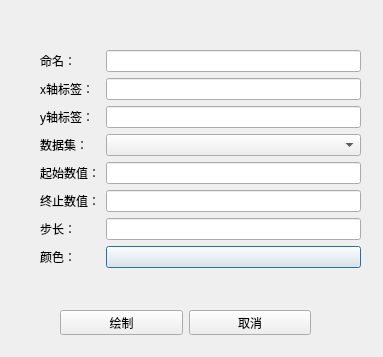
<?xml version="1.0" encoding="UTF-8"?>
<ui version="4.0">
 <class>Dialog</class>
 <widget class="QDialog" name="Dialog">
  <property name="geometry">
   <rect>
    <x>0</x>
    <y>0</y>
    <width>383</width>
    <height>357</height>
   </rect>
  </property>
  <property name="windowTitle">
   <string>Dialog</string>
  </property>
  <widget class="QWidget" name="">
   <property name="geometry">
    <rect>
     <x>40</x>
     <y>50</y>
     <width>321</width>
     <height>221</height>
    </rect>
   </property>
   <layout class="QFormLayout" name="formLayout">
    <item row="0" column="0">
     <widget class="QLabel" name="label">
      <property name="text">
       <string>命名：</string>
      </property>
     </widget>
    </item>
    <item row="0" column="1">
     <widget class="QLineEdit" name="lineEdit"/>
    </item>
    <item row="1" column="0">
     <widget class="QLabel" name="label_2">
      <property name="text">
       <string>x轴标签：</string>
      </property>
     </widget>
    </item>
    <item row="1" column="1">
     <widget class="QLineEdit" name="lineEdit_2"/>
    </item>
    <item row="2" column="0">
     <widget class="QLabel" name="label_3">
      <property name="text">
       <string>y轴标签：</string>
      </property>
     </widget>
    </item>
    <item row="2" column="1">
     <widget class="QLineEdit" name="lineEdit_3"/>
    </item>
    <item row="3" column="0">
     <widget class="QLabel" name="label_4">
      <property name="text">
       <string>数据集：</string>
      </property>
     </widget>
    </item>
    <item row="3" column="1">
     <widget class="QComboBox" name="comboBox"/>
    </item>
    <item row="4" column="0">
     <widget class="QLabel" name="label_5">
      <property name="text">
       <string>起始数值：</string>
      </property>
     </widget>
    </item>
    <item row="4" column="1">
     <widget class="QLineEdit" name="lineEdit_4"/>
    </item>
    <item row="5" column="0">
     <widget class="QLabel" name="label_6">
      <property name="text">
       <string>终止数值：</string>
      </property>
     </widget>
    </item>
    <item row="5" column="1">
     <widget class="QLineEdit" name="lineEdit_5"/>
    </item>
    <item row="6" column="0">
     <widget class="QLabel" name="label_7">
      <property name="text">
       <string>步长：</string>
      </property>
     </widget>
    </item>
    <item row="6" column="1">
     <widget class="QLineEdit" name="lineEdit_6"/>
    </item>
    <item row="7" column="0">
     <widget class="QLabel" name="label_8">
      <property name="text">
       <string>颜色：</string>
      </property>
     </widget>
    </item>
    <item row="7" column="1">
     <widget class="QPushButton" name="pushButton">
      <property name="text">
       <string/>
      </property>
     </widget>
    </item>
   </layout>
  </widget>
  <widget class="QWidget" name="">
   <property name="geometry">
    <rect>
     <x>60</x>
     <y>310</y>
     <width>251</width>
     <height>25</height>
    </rect>
   </property>
   <layout class="QHBoxLayout" name="horizontalLayout">
    <item>
     <widget class="QPushButton" name="pushButton_2">
      <property name="text">
       <string>绘制</string>
      </property>
     </widget>
    </item>
    <item>
     <widget class="QPushButton" name="pushButton_3">
      <property name="text">
       <string>取消</string>
      </property>
     </widget>
    </item>
   </layout>
  </widget>
 </widget>
 <resources/>
 <connections/>
</ui>
